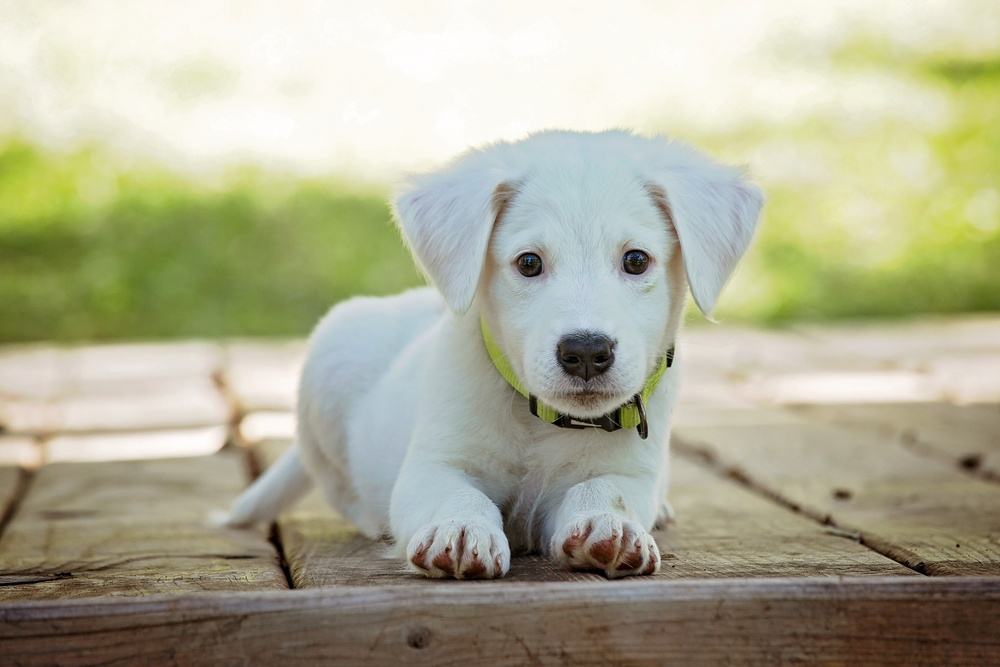
#> input picture Changing_Shape/puppy.jpg, 1000 x 667 px, shrunk from 5760 x 3840 before the run, found by its file name
$ python changing_shape.py
#> lines starting #> are read from the running program, lines starting #| are printed output that depends on the picture
# Import package
import cv2
from matplotlib import pyplot as plt

fig, axs = plt.subplots(nrows=2, ncols=3, figsize=(10, 10))
# Read image
image = cv2.imread(r"Changing_Shape\puppy.jpg")
#> image is the input picture: shape (667, 1000, 3); mean B, G, R 149.2, 174, 174.8

# Define erosion size
s1 = 0
s2 = 10
s3 = 10
# Define erosion type
t1 = cv2.MORPH_RECT
t2 = cv2.MORPH_CROSS
t3 = cv2.MORPH_ELLIPSE
# Define and save the erosion template
tmp1 = cv2.getStructuringElement(t1, (2*s1 + 1, 2*s1+1), (s1, s1))
tmp2 = cv2.getStructuringElement(t2, (2*s2 + 1, 2*s2+1), (s2, s2))
tmp3 = cv2.getStructuringElement(t3, (2*s3 + 1, 2*s3+1), (s3, s3))
# Apply the erosion template to the image and save in different variables
final1 = cv2.erode(image, tmp1)
final2 = cv2.erode(image, tmp2)
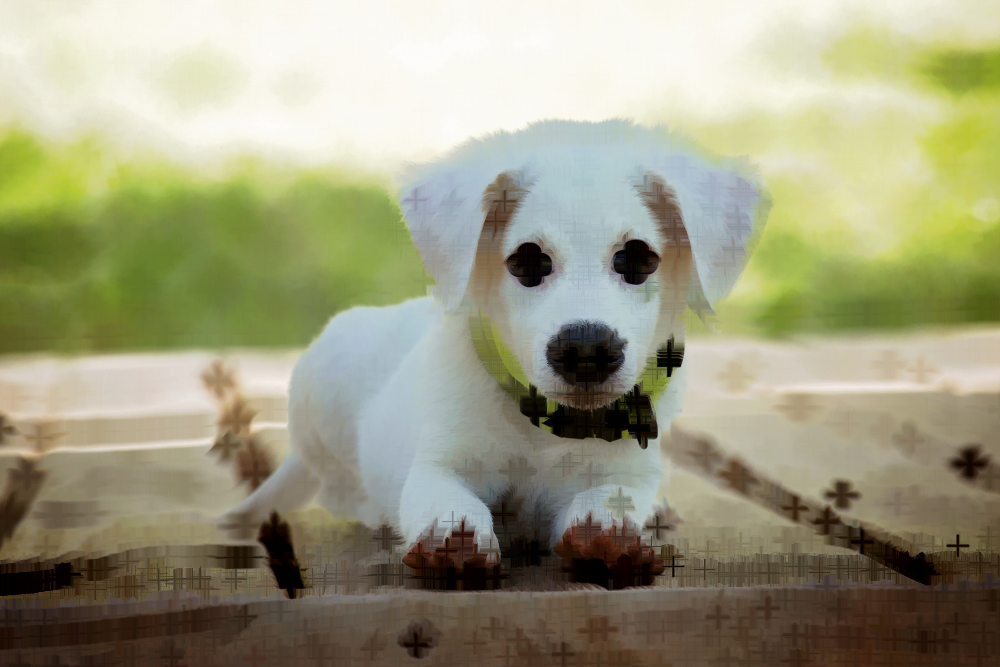
#> final2: shape (667, 1000, 3); mean B, G, R 126.9, 155.4, 156.7
final3 = cv2.erode(image, tmp3)
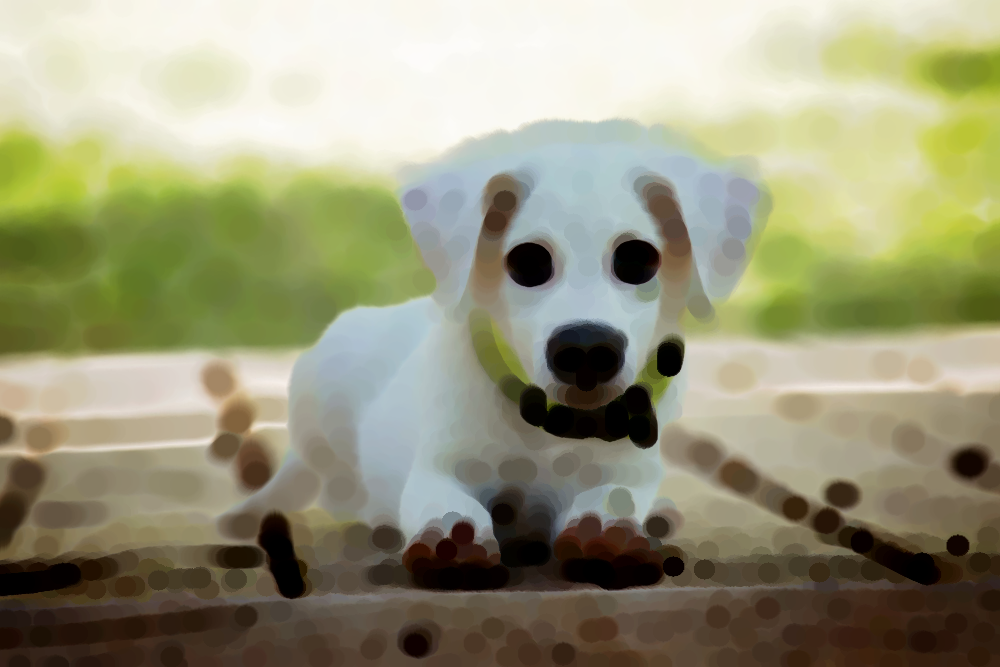
#> final3: shape (667, 1000, 3); mean B, G, R 121.9, 150.8, 152.1
# Show all the images with different erosions


axs[0, 0].imshow(final1)
axs[0, 0].set_title('MORPH_RECT erode')

axs[0, 1].imshow(final2)
axs[0, 1].set_title('MORPH_CROSS erode')

axs[0, 2].imshow(final3)
axs[0, 2].set_title('MORPH_ELLIPSE erode')


# EROSION CODE:
# Import packages
# Read images
image = cv2.imread(r"Changing_Shape\puppy.jpg")

# Define dilation size
d1 = 0
d2 = 10
d3 = 20
# Define dilation type
t1 = cv2.MORPH_RECT
t2 = cv2.MORPH_CROSS
t3 = cv2.MORPH_ELLIPSE
# Store the dilation templates
tmp1 = cv2.getStructuringElement(t1, (2*d1 + 1, 2*d1+1), (d1, d1))
tmp2 = cv2.getStructuringElement(t2, (2*d2 + 1, 2*d2+1), (d2, d2))
tmp3 = cv2.getStructuringElement(t3, (2*d3 + 1, 2*d3+1), (d3, d3))
# Apply dilation to the images
final1 = cv2.dilate(image, tmp1)
final2 = cv2.dilate(image, tmp2)
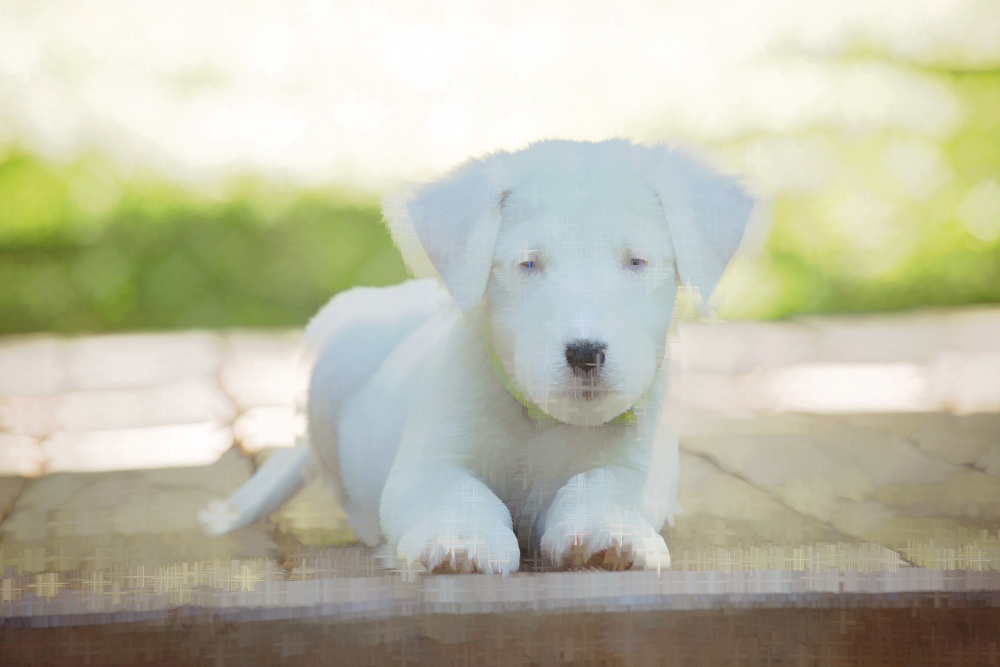
#> final2: shape (667, 1000, 3); mean B, G, R 168.6, 189.5, 189.8
final3 = cv2.dilate(image, tmp3)
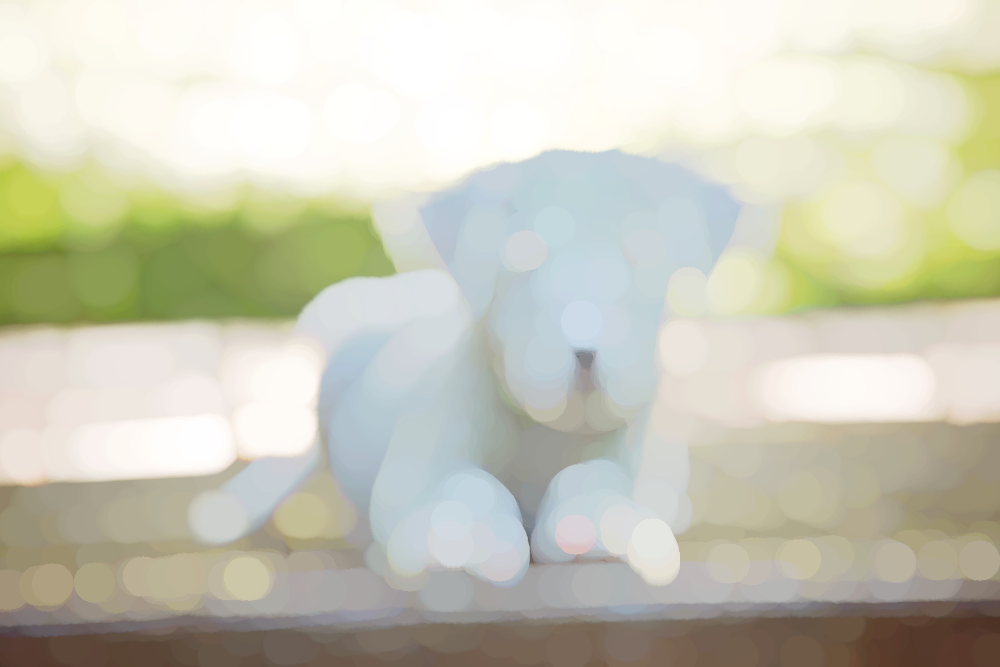
#> final3: shape (667, 1000, 3); mean B, G, R 183.9, 201, 201.4

# Show the images
axs[1, 0].imshow(final1)
axs[1, 0].set_title('MORPH_RECT dialate')

axs[1, 1].imshow(final2)
axs[1, 1].set_title('MORPH_CROSS dialate')

axs[1, 2].imshow(final3)
axs[1, 2].set_title('MORPH_ELLIPSE dialate')


plt.tight_layout()
plt.show()
#> figure, not shown here; B, G, R data is drawn as R, G, B
